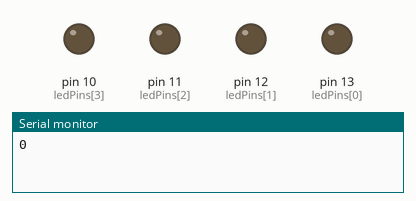
A sketch run on a simulated Arduino Uno, built with avr-gcc and run on an emulated ATmega328P. Shown: output pins drawn as LEDs (lit = HIGH), the last lines printed to the serial monitor.

Above: at 0.3 s.
At 1.8 s:
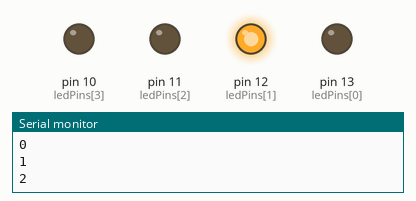
At 3.3 s:
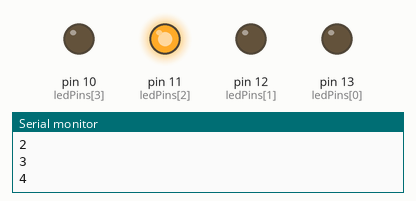
At 7.1 s:
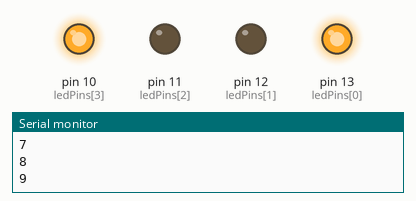
At 10.8 s:
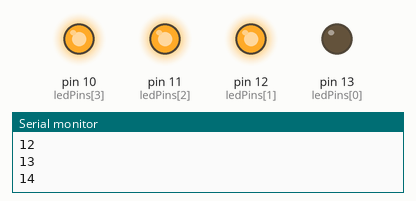
At 14.6 s:
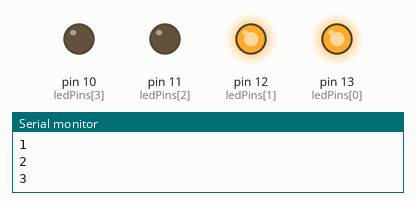
Timing chart, 0 to 15.6 s (numbered marks = the images above):
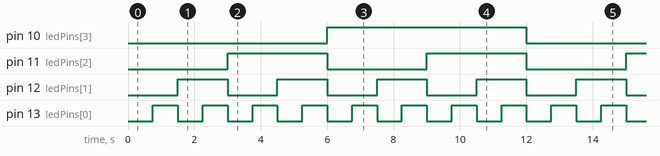

Measured:
- by itself, pin 10 (ledPins[3]): alternates HIGH for 6.0 s and LOW for 6.0 s
- by itself, pin 11 (ledPins[2]): alternates HIGH for 3.0 s and LOW for 3.0 s
- by itself, pin 12 (ledPins[1]): alternates HIGH for 1.5 s and LOW for 1.5 s
- by itself, pin 13 (ledPins[0]): alternates HIGH for 0.75 s and LOW for 0.75 s

The sketch:

binaryCounter.ino
```cpp
/*
    This is a simple program on a SparkFun Tinker Kit-14556
    With Port COMM 5 and Arduino Uno Board type

    In this file, I have used 4 LEDS to make a incrementing counter
    in binary, which would correspond with the LED bulb lighting up.

    On = 1
    Off = 0
*/


int interval = 750;                 //pause for 750 ms or 7.5 s
int ledPins[] = {13,12,11,10};      //make a set where it holds all inputs
int count = 0;


void setup() {
  // put your setup code here, to run once:
  Serial.begin(9600);                           //connect to Serial Monitor

  for (int i = 0; i < 4; i++) {
    pinMode(ledPins[i], OUTPUT); // Set pins as output
  }


}

void loop() {
  // put your main code here, to run repeatedly:

  for (int i = 0; i < 4; i++) {
    // Read each bit of the counter and set the corresponding LED
    digitalWrite(ledPins[i], bitRead(count, i));
  }

  Serial.println(count);                                //reveal current number
  delay(750);
  count++;

  if (count > 15) { // Reset after 1111 (15 in decimal)
    count = 0;
  }
}
```
